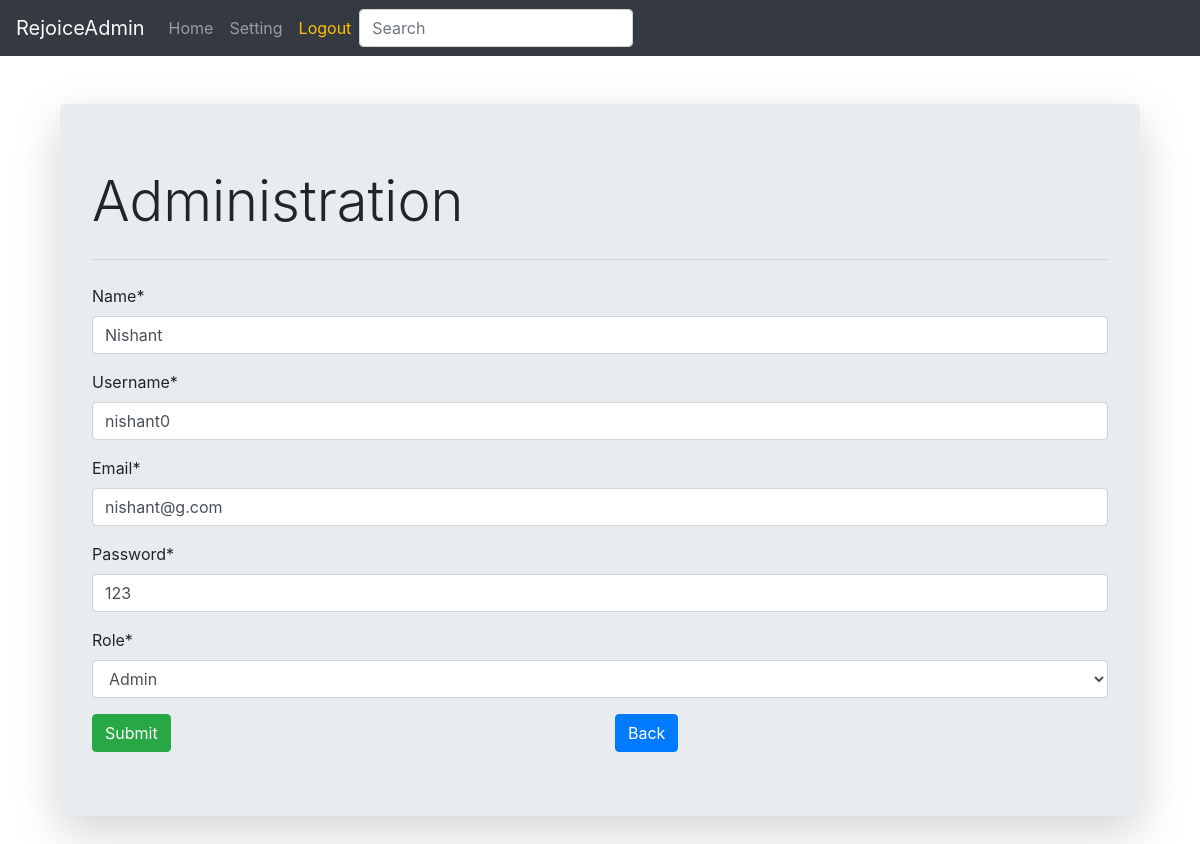
Page /5/ (signed in) on the committed database.
### adminapp/models.py (models this page shows, shortened)
class Person(models.Model):
    name = models.CharField(max_length=50)
    username = models.CharField(max_length=50)
    email= models.EmailField(max_length=50)
    password = models.CharField(max_length=50)
    role= models.ForeignKey(Role,on_delete=models.CASCADE)

### adminapp/views.py (the view, shortened to what this page needs)
# urls.py: path('<int:id>/', views.user_form, name ='update'),
def user_form(request,id=0):
    if 'user' in request.session:
        if request.method == 'GET':
            if id == 0:
                form = UsrForm()  # to get empty list to add user GET
            else:
                user = Person.objects.get(pk=id)
                form = UsrForm(instance=user)   # to get list to update user GET
            return render(request, "form.html", {'form':form})
    else:
            return redirect('login')

### adminapp/forms.py
class UsrForm(forms.ModelForm):
    class Meta:
        model = Person
        fields = ('name','username','email','password', 'role')
        labels = {
            'name':'Name',
            'username':'Username',
            'email':'Email',
            'password':'Password',
            'role':'Role',
        }
    def __init__(self, *args, **kwargs):
        super(UsrForm,self).__init__(*args, **kwargs)
        self.fields['role'].empty_label = "Select"

### adminapp/models.py (called while the page is built)
    def __str__(self):
        return self.title

### adminapp/templates/form.html (shortened to what this page needs)
{% extends "main.html" %}
{% load crispy_forms_tags %}
{% block content %}
{% include 'nav.html'%}
<div class="container">
    <div class="col-md-12 offset mt-5 ">
        <div class="jumbotron shadow-lg">
            <h1 class="display-4">Administration </h1>
            <hr class="my-4">
                <form action="" method="post" autocomplete="off">
                {{form.name|as_crispy_field}}
                {{form.username|as_crispy_field}}
                {{form.email|as_crispy_field}}
                {{form.password|as_crispy_field}}
                {{form.role|as_crispy_field}}
                <div class="row">
                    <div class="col-md-6">
                        <button type="submit" class="btn btn-success">Submit</button>
                    </div>
                    <div class="col-md-6">
                        <a href="{% url 'list' %}" class="btn btn-primary"> Back </a>
                    </div>
                </div>
                </form>
            </div>
        </div>
    </div>
{% endblock content %}

### rows in the picture
Person: name "Nishant", username "nishant0", email "nishant@g.com", password "123", role "Admin"
